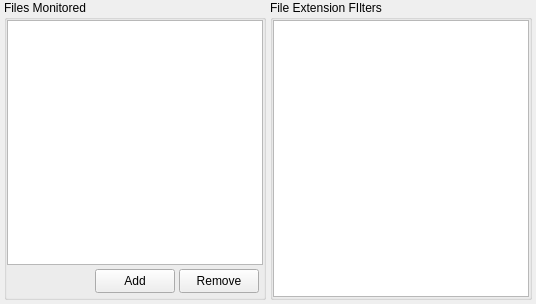
             <widget class="QFrame" name="frame_3">
              <property name="sizePolicy">
               <sizepolicy hsizetype="Preferred" vsizetype="Preferred">
                <horstretch>1</horstretch>
                <verstretch>1</verstretch>
               </sizepolicy>
              </property>
              <layout class="QGridLayout" name="gridLayout_5">
               <property name="leftMargin">
                <number>4</number>
               </property>
               <property name="topMargin">
                <number>0</number>
               </property>
               <property name="rightMargin">
                <number>4</number>
               </property>
               <property name="bottomMargin">
                <number>4</number>
               </property>
               <property name="spacing">
                <number>4</number>
               </property>
               <item row="0" column="0" rowspan="2">
                <widget class="QGroupBox" name="LBT_GBX_filemon">
                 <property name="sizePolicy">
                  <sizepolicy hsizetype="Preferred" vsizetype="Preferred">
                   <horstretch>1</horstretch>
                   <verstretch>1</verstretch>
                  </sizepolicy>
                 </property>
                 <property name="minimumSize">
                  <size>
                   <width>0</width>
                   <height>300</height>
                  </size>
                 </property>
                 <property name="title">
                  <string>Files Monitored</string>
                 </property>
                 <layout class="QGridLayout" name="gridLayout_6">
                  <property name="leftMargin">
                   <number>0</number>
                  </property>
                  <property name="topMargin">
                   <number>0</number>
                  </property>
                  <property name="rightMargin">
                   <number>0</number>
                  </property>
                  <property name="bottomMargin">
                   <number>4</number>
                  </property>
                  <property name="horizontalSpacing">
                   <number>0</number>
                  </property>
                  <property name="verticalSpacing">
                   <number>4</number>
                  </property>
                  <item row="0" column="0">
                   <widget class="QListView" name="LBT_LSV_filesmon">
                    <property name="selectionMode">
                     <enum>QAbstractItemView::ExtendedSelection</enum>
                    </property>
                   </widget>
                  </item>
                  <item row="1" column="0">
                   <layout class="QHBoxLayout" name="horizontalLayout_4">
                    <property name="spacing">
                     <number>4</number>
                    </property>
                    <property name="leftMargin">
                     <number>4</number>
                    </property>
                    <property name="rightMargin">
                     <number>4</number>
                    </property>
                    <item>
                     <spacer name="horizontalSpacer_2">
                      <property name="orientation">
                       <enum>Qt::Horizontal</enum>
                      </property>
                      <property name="sizeHint" stdset="0">
                       <size>
                        <width>40</width>
                        <height>20</height>
                       </size>
                      </property>
                     </spacer>
                    </item>
                    <item>
                     <widget class="QPushButton" name="LBT_PSB_fileadd">
                      <property name="minimumSize">
                       <size>
                        <width>24</width>
                        <height>24</height>
                       </size>
                      </property>
                      <property name="maximumSize">
                       <size>
                        <width>16777215</width>
                        <height>24</height>
                       </size>
                      </property>
                      <property name="text">
                       <string>Add</string>
                      </property>
                     </widget>
                    </item>
                    <item>
                     <widget class="QPushButton" name="LBT_PSB_fileremove">
                      <property name="minimumSize">
                       <size>
                        <width>24</width>
                        <height>24</height>
                       </size>
                      </property>
                      <property name="maximumSize">
                       <size>
                        <width>16777215</width>
                        <height>24</height>
                       </size>
                      </property>
                      <property name="text">
                       <string>Remove</string>
                      </property>
                     </widget>
                    </item>
                   </layout>
                  </item>
                 </layout>
                </widget>
               </item>
               <item row="0" column="1" rowspan="2">
                <widget class="QGroupBox" name="LBT_GBX_filefilter">
                 <property name="sizePolicy">
                  <sizepolicy hsizetype="Preferred" vsizetype="Preferred">
                   <horstretch>1</horstretch>
                   <verstretch>0</verstretch>
                  </sizepolicy>
                 </property>
                 <property name="minimumSize">
                  <size>
                   <width>0</width>
                   <height>300</height>
                  </size>
                 </property>
                 <property name="title">
                  <string>File Extension FIlters</string>
                 </property>
                 <layout class="QGridLayout" name="gridLayout_7">
                  <property name="leftMargin">
                   <number>0</number>
                  </property>
                  <property name="topMargin">
                   <number>0</number>
                  </property>
                  <property name="rightMargin">
                   <number>0</number>
                  </property>
                  <property name="bottomMargin">
                   <number>0</number>
                  </property>
                  <property name="spacing">
                   <number>0</number>
                  </property>
                  <item row="0" column="0">
                   <widget class="QListView" name="LBT_LSV_filters">
                    <property name="editTriggers">
                     <set>QAbstractItemView::NoEditTriggers</set>
                    </property>
                    <property name="showDropIndicator" stdset="0">
                     <bool>false</bool>
                    </property>
                    <property name="selectionMode">
                     <enum>QAbstractItemView::ExtendedSelection</enum>
                    </property>
                    <property name="uniformItemSizes">
                     <bool>true</bool>
                    </property>
                   </widget>
                  </item>
                 </layout>
                </widget>
               </item>
              </layout>
             </widget>
